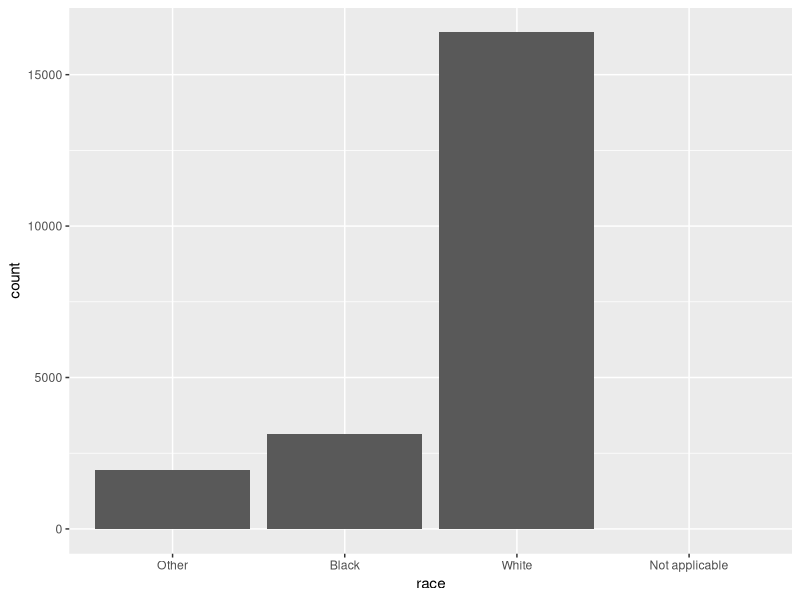
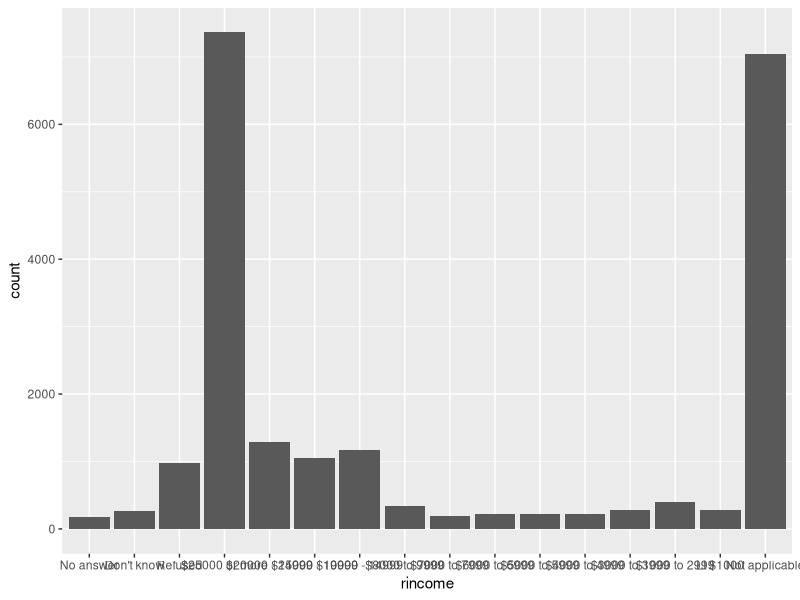
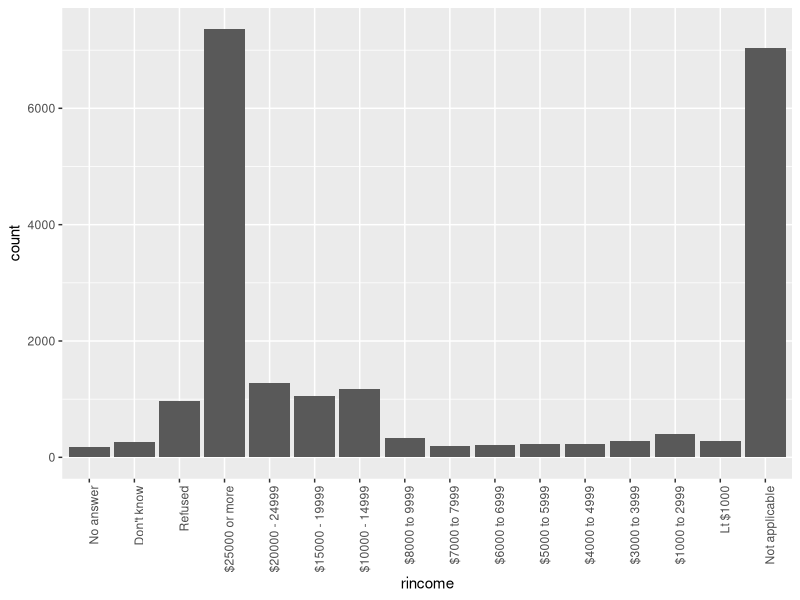
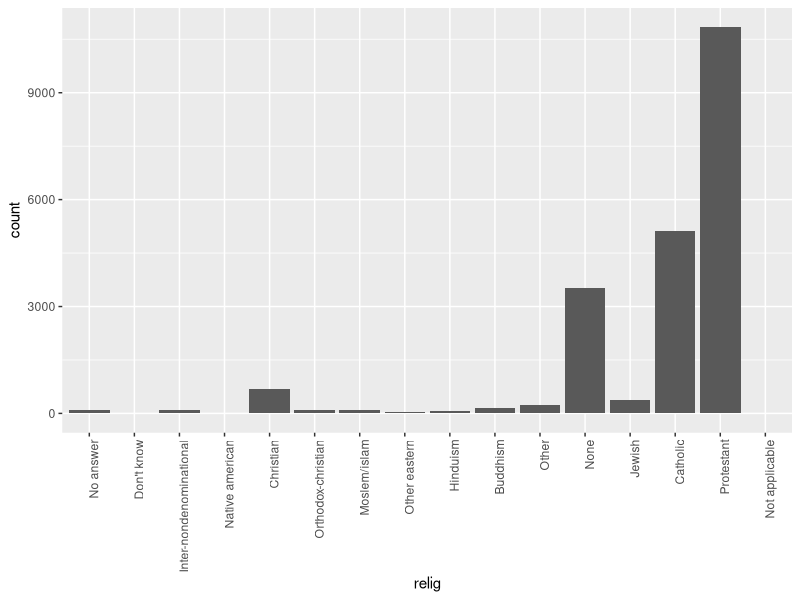
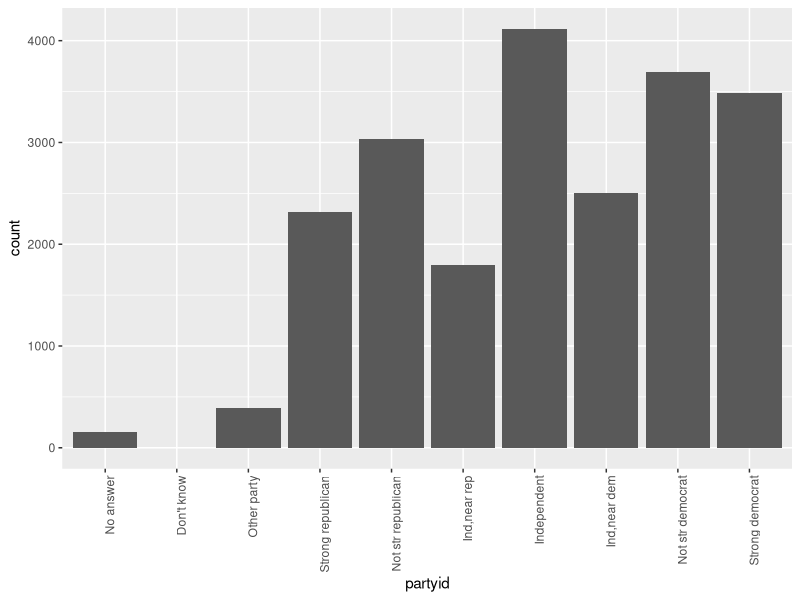
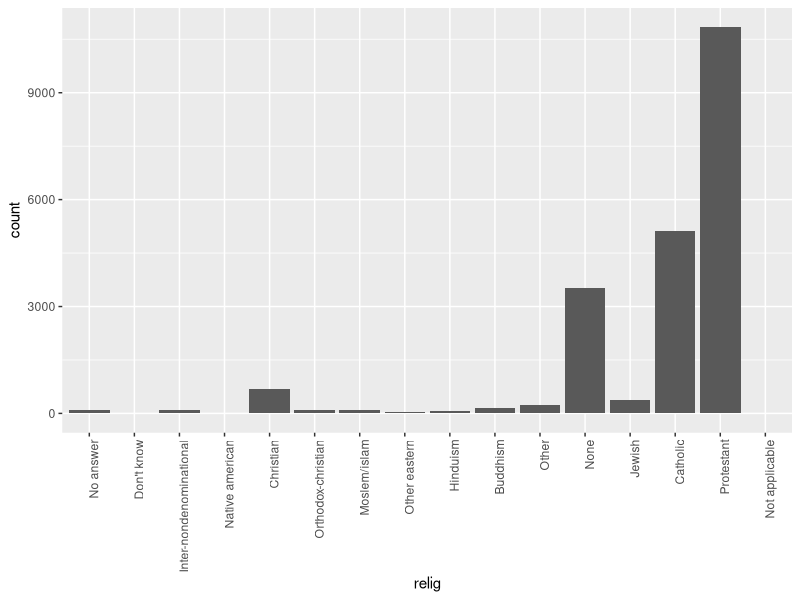
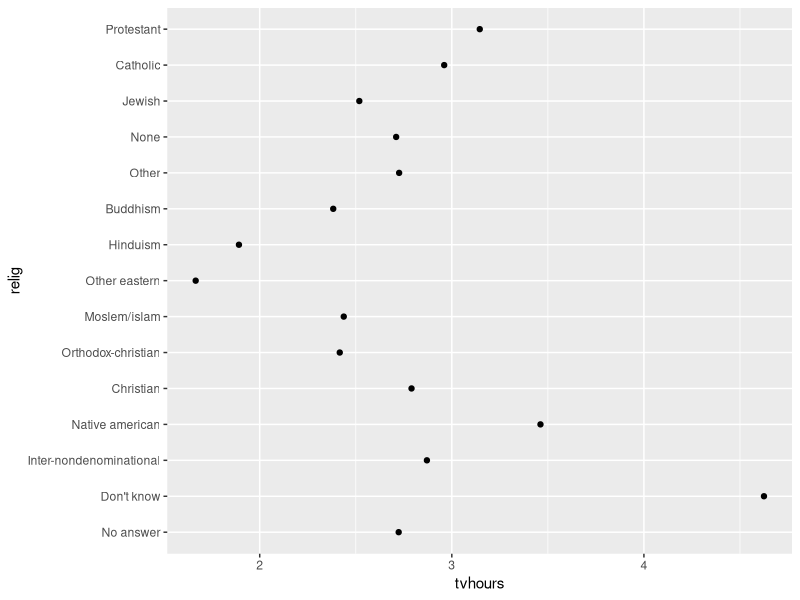
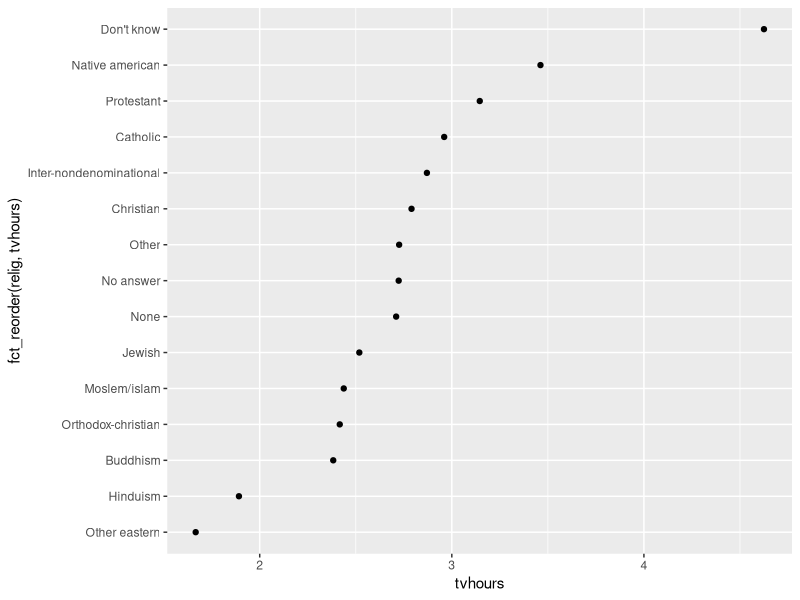

Write the R code that produced these figures, in order.
## ---- chunk 1
library(tidyverse)
library(forcats)
## ---- chunk 2
months <- c("Jan", "Feb", "Mar")
# it is possible to mistype a month, and this is bad:
months1 <- c("Jann", "Deb", "Car")
#also note that these don't sort in the order we want:
sort(months)
## ---- chunk 3
months_levels <- c("Jan", "Feb", "Mar", "Apr", "May", "Jun",
                   "Jul", "Aug", "Sep", "Oct", "Nov", "Dec")
## ---- chunk 4
y1 <- factor(months, levels=months_levels)
y1
## ---- chunk 5
y2 <- factor(months1, levels=months_levels)
y2
levels(y2)
## ---- chunk 6
View(gss_cat)
summary(gss_cat)
mean(gss_cat$tvhours,na.rm = TRUE)
## ---- chunk 7
gss_cat %>% 
  count(race)
## ---- chunk 8
gss_cat %>% 
  count(marital)
## ---- chunk 9
ggplot(gss_cat, aes(race)) +
  geom_bar() +
  scale_x_discrete(drop=FALSE)
## ---- chunk 10
ggplot(gss_cat, aes(rincome)) +
  geom_bar()+
  scale_x_discrete(drop=FALSE)
## ---- chunk 11
ggplot(gss_cat, aes(rincome)) +
  geom_bar()+
  scale_x_discrete(drop=FALSE) +
  theme(axis.text.x = element_text(angle = 90, hjust = 1))
## ---- chunk 12
ggplot(gss_cat, aes(relig)) +
  geom_bar()+
  scale_x_discrete(drop=FALSE) +
  theme(axis.text.x = element_text(angle = 90, hjust = 1))
## ---- chunk 13
ggplot(gss_cat, aes(partyid)) +
  geom_bar()+
  scale_x_discrete(drop=FALSE) +
  theme(axis.text.x = element_text(angle = 90, hjust = 1))
## ---- chunk 14
gss_cat %>% 
  count(partyid)
## ---- chunk 15
ggplot(gss_cat, aes(relig)) +
  geom_bar()+
  scale_x_discrete(drop=FALSE) +
  theme(axis.text.x = element_text(angle = 90, hjust = 1))
## ---- chunk 16
levels(gss_cat$relig)
## ---- chunk 17
gss_cat %>% 
  count(relig)
## ---- chunk 18
relig <- gss_cat %>% 
  group_by(relig) %>% 
  summarise(
    age = mean(age, na.rm = TRUE),
    tvhours=mean(tvhours, na.rm = TRUE),
    n=n()
    )
ggplot(relig, aes(tvhours, relig)) + geom_point()
## ---- chunk 19
ggplot(relig, aes(tvhours, fct_reorder(relig, tvhours))) +
  geom_point()
## ---- chunk 20
relig %>% 
  mutate(relig = fct_reorder(relig, tvhours)) %>% 
  ggplot(aes(tvhours, relig))+
  geom_point()
## ---- chunk 21
rincome <- gss_cat %>% 
  group_by(rincome) %>% 
  summarise(
    age = mean(age, na.rm=TRUE),
    tvhours = mean(tvhours, na.rm=TRUE),
    n=n()
  )

ggplot(rincome, aes(age, fct_reorder(rincome, tvhours))) +
         geom_point()
## ---- chunk 22
ggplot(
  rincome,
  aes(age, fct_relevel(rincome, "Not applicable"))
) +
  geom_point()
## ---- chunk 23
by_age <- gss_cat %>% 
  filter(!is.na(age)) %>% 
  count(age, marital) %>% 
  group_by(age) %>% 
  mutate(prop = n / sum(n))

ggplot(by_age, aes(age, prop, color=marital)) +
  geom_line(na.rm = TRUE)
## ---- chunk 24
gss_cat %>% 
  mutate(marital = marital %>% 
           fct_infreq() %>% 
           fct_rev()) %>% 
           ggplot(aes(marital)) +
           geom_bar()
## ---- chunk 25
mean(gss_cat$tvhours, na.rm = TRUE)
median(gss_cat$tvhours, na.rm = TRUE)
## ---- chunk 26
sapply(gss_cat, levels)
## ---- chunk 27
gss_cat %>% 
  count(rincome)
